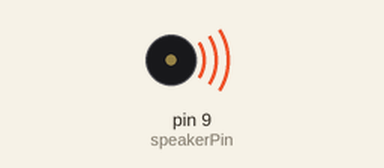
Recording of a sketch running on a simulated Arduino Uno, built with avr-gcc and run on an emulated ATmega328P. Parts: buzzer (waves = sounding). What the sketch prints to the serial monitor is not drawn.

Above: at 0.1 s.
Timing chart, 0 to 40.0 s (numbered marks = the images above):
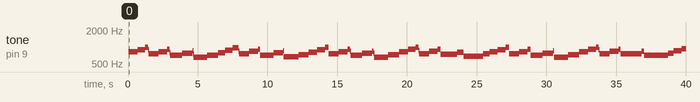

The sketch:

_Bike_Sound.ino
```cpp
/****************************
バイクの音を再現
arduino+ピエゾスピーカー

****************************/


//スピーカーのピンを９ピンにする
int speakerPin = 9;


void setup(){

  //スピーカーのピンを出力モードに
  pinMode(speakerPin, OUTPUT);

  Serial.begin(9800);


}


void loop(){

int cnt = 0;
int hensoku = 0;
  for(int delayTime=600; delayTime>350; delayTime--){

    for(int i=0; i<10; i++){

      digitalWrite(speakerPin, HIGH);
      delayMicroseconds(delayTime);

      digitalWrite(speakerPin, LOW);
      delayMicroseconds(delayTime);

    }

    cnt += 1;
    if (cnt == 130){
      delayTime+=180;
      hensoku += 1;
      cnt = 0;
      if (hensoku == 4){
        delayTime=600;
        hensoku = 0;
      }
    }
    Serial.println(cnt);
  }
}
```

Measured:
- by itself, tone on pin 9 (speakerPin): plays 824 Hz for 0.64 s, 902 Hz for 0.56 s, 990 Hz for 0.20 s, 898 Hz for 0.04 s, 762 Hz for 0.72 s, 832 Hz for 0.60 s … (74 notes in this stretch)
